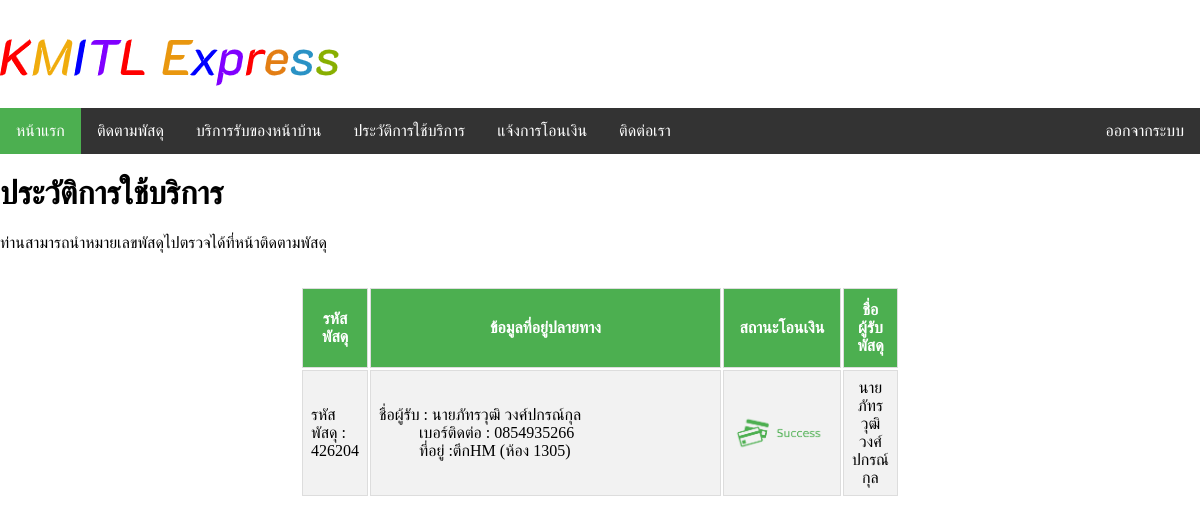
The app's page /original_all_PHP/user_order.php (signed in) with its own data.
### tables this page shows
CREATE TABLE `order` (
  `order_ID` int(10) NOT NULL,
  `user_ID` int(11) NOT NULL,
  `phone` varchar(11) NOT NULL,
  `location` varchar(50) NOT NULL,
  `subjext` text NOT NULL,
  `status_reccive` set('True','False') NOT NULL DEFAULT 'False',
  `status_send` set('True','False') NOT NULL DEFAULT 'False',
  `status_pay` set('True','False') NOT NULL DEFAULT 'False',
  `date` datetime NOT NULL,
  `emp_ID` int(11) NOT NULL
);

CREATE TABLE `order_details` (
  `item_ID` int(11) NOT NULL,
  `user_ID` int(11) NOT NULL,
  `order_ID` int(10) NOT NULL,
  `size` int(10) NOT NULL,
  `weight` int(10) NOT NULL,
  `qly` int(10) NOT NULL,
  `price` int(10) NOT NULL,
  `name` varchar(60) NOT NULL,
  `recipient` text NOT NULL,
  `date` datetime NOT NULL
);

### original_all_PHP/user_order.php (the view, shortened to what this page needs)
<!DOCTYPE html PUBLIC "-//W3C//DTD XHTML 1.0 Transitional//EN" "http://www.w3.org/TR/xhtml1/DTD/xhtml1-transitional.dtd">
<html xmlns="http://www.w3.org/1999/xhtml">
<head>
</head>
<body>
<?php
include('user_menu.php');?>
<h1>ประวัติการใช้บริการ</h1>
<p>ท่านสามารถนำหมายเลขพัสดุไปตรวจได้ที่หน้าติดตามพัสดุ</p>
<br />
<div id="content" style="height:auto;width:50%; margin: 0 auto;">
<?php
include('dblink.php');
$query = "SELECT * FROM `order` WHERE `user_ID`=".$_SESSION['UserID']." ORDER BY `order`.`date` DESC";
$result = mysqli_query($link, $query);
$num = mysqli_num_rows($result);
if($num > 0){
echo "<table  id='customers' >";
echo "<tr  bgcolor='#CCCCCC'><th>รหัสพัสดุ</th><th>ข้อมูลที่อยู่ปลายทาง</th><th>สถานะโอนเงิน</th><th>ชื่อผู้รับพัสดุ</th></tr>";
	while($row = mysqli_fetch_array($result)) {
	echo "<tr>";
	$orderID=$row["order_ID"];
	$querydetail = "SELECT recipient,name FROM `order_details` WHERE order_ID='$orderID'" ;
	$resultdetail = mysqli_query($link, $querydetail);
	$detail=mysqli_fetch_array($resultdetail);
	echo "<td > รหัสพัสดุ : " .$row["order_ID"] . "</td> ";
	echo "<td width='60%'>".$detail["recipient"]."</td> ";
	if($row["status_pay"] == 'True'){
		echo "<td align='center'><img src='img/pay_s.png 'width='100 px'></td> ";
	}
	else{
		echo "<td align='center'><img src='img/pay_w.png'width='100 px'></td> ";
	}
	echo "<td align='center'>".$detail["name"]."</td> ";
	}
}
?>
</div>
</body>
</html>

### original_all_PHP/user_order.php (style rules this page uses)
#customers td, #customers th { border: 1px solid #ddd; padding: 8px; }
#customers tr:nth-child(even) { background-color: #f2f2f2; }
#customers th { padding-top: 12px; padding-bottom: 12px; text-align: center; background-color: #4CAF50; color: white; }

### original_all_PHP/cssmenu.php (style rules this page uses)
body { margin: 0; }

### records on screen
order: order_ID "426204", order_details.recipient "ชื่อผู้รับ : นายภัทรวุฒิ วงศ์ปกรณ์กุล เบอร์ติดต่อ : 0854935266 ที่อยู่ :ตึกHM (ห้อง 1305)", order_details.name "นายภัทรวุฒิ วงศ์ปกรณ์กุล"
